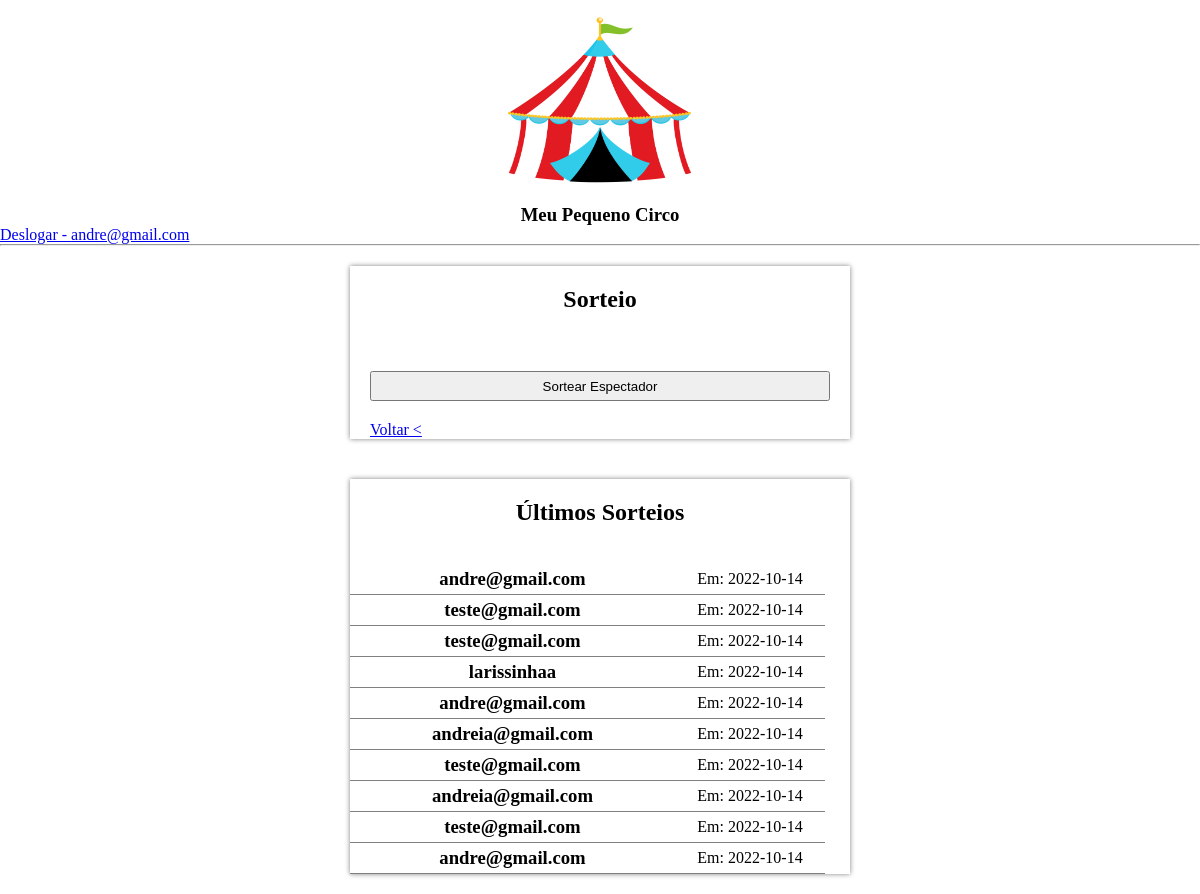
Page /pages/artista/sorteio.php (signed in) on the committed database.
### tables this page shows
CREATE TABLE `sorteios` (
  `id` int(11) NOT NULL,
  `espectador` int(11) NOT NULL,
  `data` date NOT NULL,
  `data_sistema` datetime NOT NULL
);

CREATE TABLE `users` (
  `id` int(11) NOT NULL,
  `user` varchar(100) NOT NULL,
  `password` varchar(32) NOT NULL,
  `type` int(11) NOT NULL DEFAULT 1
);

### pages/artista/sorteio.php (the view, shortened to what this page needs)
<?php
include('../../php/model.php');
?>
<!DOCTYPE html>
<html lang="pt-br">
<head>
    <link rel="stylesheet" href="../../css/style.css">
</head>
<body>
    <div class="container">
        <a href="#">
            <img src="../../img/circo.png" width="200px" height="200px" alt="">
        </a>
    </div>
    <h3 style="text-align: center;">Meu Pequeno Circo</h3>
    <a href="../../php/logout.php">Deslogar - <?= $_SESSION['nome'] ?></a>
    <hr>
    <form method="POST">
        <div class="container">
            <div class="field_user">
                <h2 style="margin: 20px;text-align:center;">Sorteio</h2>
                <br>
                <input type="submit" name="sortear" style="width: 92%;height:30px;" value="Sortear Espectador" class="input">
                <br>
                <a style="margin:20px;" href="painel.php">Voltar <</a>
                <br>
            </div>
        </div>
    </form>
    <div class="container">
        <div class="field_user">
            <h2 style="margin: 20px;text-align:center;">Últimos Sorteios</h2>
            <br>
            <?php
            $sql = mysqli_query($conexao, "SELECT * FROM sorteios ORDER BY data_sistema DESC");
            while ($v = mysqli_fetch_array($sql)) {
                $idUser = $v['espectador'];
                $user = mysqli_fetch_array(mysqli_query($conexao, "SELECT * FROM users WHERE id = '$idUser'"));
                echo '<div class="user_list">
                            <div class="user" id="user-nome">
                                <h3>' . $user['user'] . ' </h3>
                            </div>
                            <div class="user" id="user-del">
                                <p> Em: ' . $v['data'] . '</p>
                            </div>
                        </div>';
            }
            ?>
        </div>
    </div>
</body>
</html>

### css/style.css (style rules this page uses)
* { padding: 0; margin: 0; }
.container { width: 100%; display: flex; align-items: center; justify-content: center; }
.field_user { width: 500px; box-shadow: 0 0 5px grey; margin: 20px; }
.input { width: 88%; height: 20px; padding: 5px; margin: 20px; }
.user_list { width: 100%; margin: auto; }
.user { float: left; display: flex; align-items: center; justify-content: center; border-bottom: 1px solid grey; }
#user-nome { width: 65%; height: 30px; }
#user-del { width: 30%; height: 30px; }

### rows in the picture
sorteios: espectador.user "andre@gmail.com", data "2022-10-14"
sorteios: espectador.user "teste@gmail.com", data "2022-10-14"
sorteios: espectador.user "teste@gmail.com", data "2022-10-14"
sorteios: espectador.user "larissinhaa", data "2022-10-14"
sorteios: espectador.user "andre@gmail.com", data "2022-10-14"
sorteios: espectador.user "andreia@gmail.com", data "2022-10-14"
sorteios: espectador.user "teste@gmail.com", data "2022-10-14"
sorteios: espectador.user "andreia@gmail.com", data "2022-10-14"
sorteios: espectador.user "teste@gmail.com", data "2022-10-14"
sorteios: espectador.user "andre@gmail.com", data "2022-10-14"

### other values in the picture
$_SESSION['nome'] "andre@gmail.com"
